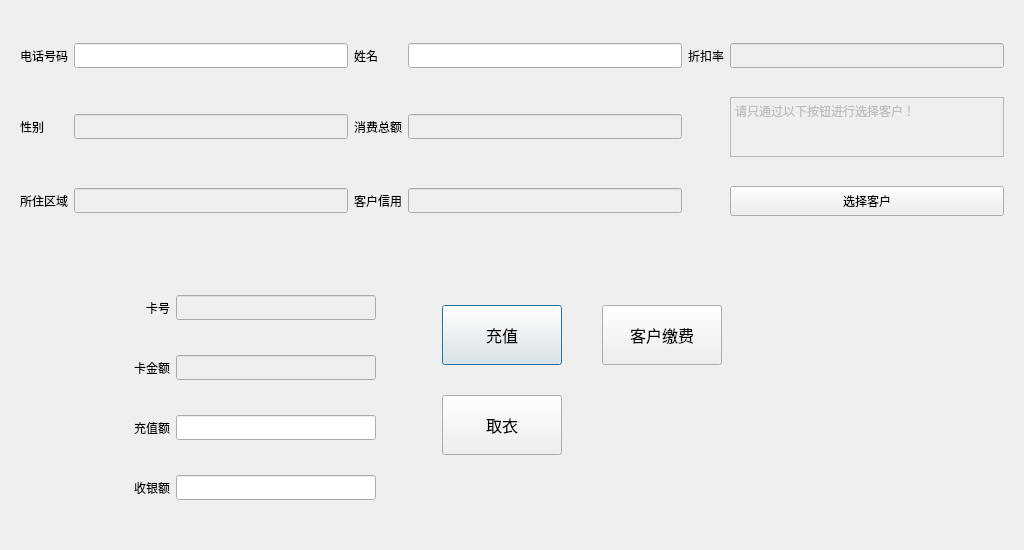
<?xml version="1.0" encoding="UTF-8"?>
<ui version="4.0">
 <class>dlgCustomerRecharge</class>
 <widget class="QDialog" name="dlgCustomerRecharge">
  <property name="geometry">
   <rect>
    <x>0</x>
    <y>0</y>
    <width>1024</width>
    <height>550</height>
   </rect>
  </property>
  <property name="minimumSize">
   <size>
    <width>1024</width>
    <height>550</height>
   </size>
  </property>
  <property name="maximumSize">
   <size>
    <width>1024</width>
    <height>480</height>
   </size>
  </property>
  <property name="windowTitle">
   <string>充值</string>
  </property>
  <layout class="QGridLayout" name="gridLayout">
   <item row="1" column="0">
    <widget class="QWidget" name="widget_2" native="true">
     <property name="font">
      <font>
       <family>微软雅黑</family>
      </font>
     </property>
     <layout class="QGridLayout" name="gridLayout_3">
      <item row="1" column="1">
       <widget class="QLineEdit" name="LeCardMoney">
        <property name="enabled">
         <bool>false</bool>
        </property>
        <property name="minimumSize">
         <size>
          <width>200</width>
          <height>0</height>
         </size>
        </property>
        <property name="maximumSize">
         <size>
          <width>200</width>
          <height>16777215</height>
         </size>
        </property>
        <property name="font">
         <font>
          <family>微软雅黑</family>
         </font>
        </property>
       </widget>
      </item>
      <item row="0" column="2" rowspan="4">
       <widget class="QWidget" name="widget_3" native="true">
        <property name="font">
         <font>
          <family>微软雅黑</family>
         </font>
        </property>
        <widget class="QPushButton" name="BtnRecharge">
         <property name="geometry">
          <rect>
           <x>60</x>
           <y>10</y>
           <width>120</width>
           <height>60</height>
          </rect>
         </property>
         <property name="minimumSize">
          <size>
           <width>120</width>
           <height>60</height>
          </size>
         </property>
         <property name="font">
          <font>
           <family>微软雅黑</family>
           <pointsize>12</pointsize>
          </font>
         </property>
         <property name="text">
          <string>充值</string>
         </property>
        </widget>
        <widget class="QPushButton" name="BtnPayForHaveNotPay">
         <property name="geometry">
          <rect>
           <x>220</x>
           <y>10</y>
           <width>120</width>
           <height>60</height>
          </rect>
         </property>
         <property name="minimumSize">
          <size>
           <width>120</width>
           <height>60</height>
          </size>
         </property>
         <property name="font">
          <font>
           <family>微软雅黑</family>
           <pointsize>12</pointsize>
          </font>
         </property>
         <property name="text">
          <string>客户缴费</string>
         </property>
        </widget>
        <widget class="QPushButton" name="pushButton">
         <property name="geometry">
          <rect>
           <x>60</x>
           <y>100</y>
           <width>120</width>
           <height>60</height>
          </rect>
         </property>
         <property name="minimumSize">
          <size>
           <width>120</width>
           <height>60</height>
          </size>
         </property>
         <property name="font">
          <font>
           <pointsize>12</pointsize>
          </font>
         </property>
         <property name="text">
          <string>取衣</string>
         </property>
        </widget>
       </widget>
      </item>
      <item row="0" column="1">
       <widget class="QLineEdit" name="LeCardID">
        <property name="enabled">
         <bool>false</bool>
        </property>
        <property name="minimumSize">
         <size>
          <width>200</width>
          <height>0</height>
         </size>
        </property>
        <property name="maximumSize">
         <size>
          <width>200</width>
          <height>16777215</height>
         </size>
        </property>
        <property name="font">
         <font>
          <family>微软雅黑</family>
         </font>
        </property>
       </widget>
      </item>
      <item row="3" column="1">
       <widget class="QLineEdit" name="LeInput">
        <property name="minimumSize">
         <size>
          <width>200</width>
          <height>0</height>
         </size>
        </property>
        <property name="maximumSize">
         <size>
          <width>200</width>
          <height>16777215</height>
         </size>
        </property>
        <property name="font">
         <font>
          <family>微软雅黑</family>
         </font>
        </property>
       </widget>
      </item>
      <item row="2" column="1">
       <widget class="QLineEdit" name="LeRecharge">
        <property name="minimumSize">
         <size>
          <width>200</width>
          <height>0</height>
         </size>
        </property>
        <property name="maximumSize">
         <size>
          <width>200</width>
          <height>16777215</height>
         </size>
        </property>
        <property name="font">
         <font>
          <family>微软雅黑</family>
         </font>
        </property>
       </widget>
      </item>
      <item row="0" column="0">
       <widget class="QLabel" name="label_8">
        <property name="maximumSize">
         <size>
          <width>150</width>
          <height>16777215</height>
         </size>
        </property>
        <property name="font">
         <font>
          <family>微软雅黑</family>
         </font>
        </property>
        <property name="text">
         <string>卡号</string>
        </property>
        <property name="alignment">
         <set>Qt::AlignRight|Qt::AlignTrailing|Qt::AlignVCenter</set>
        </property>
       </widget>
      </item>
      <item row="1" column="0">
       <widget class="QLabel" name="label_9">
        <property name="maximumSize">
         <size>
          <width>150</width>
          <height>16777215</height>
         </size>
        </property>
        <property name="font">
         <font>
          <family>微软雅黑</family>
         </font>
        </property>
        <property name="text">
         <string>卡金额</string>
        </property>
        <property name="alignment">
         <set>Qt::AlignRight|Qt::AlignTrailing|Qt::AlignVCenter</set>
        </property>
       </widget>
      </item>
      <item row="2" column="0">
       <widget class="QLabel" name="label_10">
        <property name="maximumSize">
         <size>
          <width>150</width>
          <height>16777215</height>
         </size>
        </property>
        <property name="font">
         <font>
          <family>微软雅黑</family>
         </font>
        </property>
        <property name="text">
         <string>充值额</string>
        </property>
        <property name="alignment">
         <set>Qt::AlignRight|Qt::AlignTrailing|Qt::AlignVCenter</set>
        </property>
       </widget>
      </item>
      <item row="3" column="0">
       <widget class="QLabel" name="label_11">
        <property name="maximumSize">
         <size>
          <width>150</width>
          <height>16777215</height>
         </size>
        </property>
        <property name="font">
         <font>
          <family>微软雅黑</family>
         </font>
        </property>
        <property name="text">
         <string>收银额</string>
        </property>
        <property name="alignment">
         <set>Qt::AlignRight|Qt::AlignTrailing|Qt::AlignVCenter</set>
        </property>
       </widget>
      </item>
     </layout>
    </widget>
   </item>
   <item row="0" column="0">
    <widget class="QWidget" name="widget" native="true">
     <property name="maximumSize">
      <size>
       <width>16777215</width>
       <height>240</height>
      </size>
     </property>
     <property name="font">
      <font>
       <family>微软雅黑</family>
      </font>
     </property>
     <layout class="QGridLayout" name="gridLayout_2">
      <item row="0" column="2">
       <widget class="QLabel" name="label_6">
        <property name="font">
         <font>
          <family>微软雅黑</family>
         </font>
        </property>
        <property name="text">
         <string>姓名</string>
        </property>
       </widget>
      </item>
      <item row="1" column="3">
       <widget class="QLineEdit" name="LeSpend">
        <property name="enabled">
         <bool>false</bool>
        </property>
        <property name="font">
         <font>
          <family>微软雅黑</family>
         </font>
        </property>
       </widget>
      </item>
      <item row="0" column="1">
       <widget class="QLineEdit" name="LePhone">
        <property name="enabled">
         <bool>true</bool>
        </property>
        <property name="font">
         <font>
          <family>微软雅黑</family>
         </font>
        </property>
       </widget>
      </item>
      <item row="0" column="5">
       <widget class="QLineEdit" name="LeDiscount">
        <property name="enabled">
         <bool>false</bool>
        </property>
        <property name="font">
         <font>
          <family>微软雅黑</family>
         </font>
        </property>
       </widget>
      </item>
      <item row="1" column="0">
       <widget class="QLabel" name="label">
        <property name="font">
         <font>
          <family>微软雅黑</family>
         </font>
        </property>
        <property name="text">
         <string>性别</string>
        </property>
       </widget>
      </item>
      <item row="0" column="0">
       <widget class="QLabel" name="label_2">
        <property name="font">
         <font>
          <family>微软雅黑</family>
         </font>
        </property>
        <property name="text">
         <string>电话号码</string>
        </property>
       </widget>
      </item>
      <item row="2" column="3">
       <widget class="QLineEdit" name="LeCredit">
        <property name="enabled">
         <bool>false</bool>
        </property>
        <property name="font">
         <font>
          <family>微软雅黑</family>
         </font>
        </property>
       </widget>
      </item>
      <item row="1" column="1">
       <widget class="QLineEdit" name="LeGender">
        <property name="enabled">
         <bool>false</bool>
        </property>
        <property name="font">
         <font>
          <family>微软雅黑</family>
         </font>
        </property>
       </widget>
      </item>
      <item row="2" column="1">
       <widget class="QLineEdit" name="LeAddress">
        <property name="enabled">
         <bool>false</bool>
        </property>
        <property name="font">
         <font>
          <family>微软雅黑</family>
         </font>
        </property>
       </widget>
      </item>
      <item row="2" column="2">
       <widget class="QLabel" name="label_4">
        <property name="font">
         <font>
          <family>微软雅黑</family>
         </font>
        </property>
        <property name="text">
         <string>客户信用</string>
        </property>
       </widget>
      </item>
      <item row="2" column="0">
       <widget class="QLabel" name="label_3">
        <property name="font">
         <font>
          <family>微软雅黑</family>
         </font>
        </property>
        <property name="text">
         <string>所住区域</string>
        </property>
       </widget>
      </item>
      <item row="2" column="5">
       <widget class="QPushButton" name="BtnSelectCustomer">
        <property name="minimumSize">
         <size>
          <width>100</width>
          <height>30</height>
         </size>
        </property>
        <property name="font">
         <font>
          <family>微软雅黑</family>
         </font>
        </property>
        <property name="text">
         <string>选择客户</string>
        </property>
       </widget>
      </item>
      <item row="1" column="2">
       <widget class="QLabel" name="label_5">
        <property name="font">
         <font>
          <family>微软雅黑</family>
         </font>
        </property>
        <property name="text">
         <string>消费总额</string>
        </property>
       </widget>
      </item>
      <item row="0" column="3">
       <widget class="QLineEdit" name="LeName">
        <property name="font">
         <font>
          <family>微软雅黑</family>
         </font>
        </property>
       </widget>
      </item>
      <item row="0" column="4">
       <widget class="QLabel" name="label_7">
        <property name="font">
         <font>
          <family>微软雅黑</family>
         </font>
        </property>
        <property name="text">
         <string>折扣率</string>
        </property>
       </widget>
      </item>
      <item row="1" column="5">
       <widget class="QTextBrowser" name="textBrowser">
        <property name="enabled">
         <bool>false</bool>
        </property>
        <property name="maximumSize">
         <size>
          <width>16777215</width>
          <height>60</height>
         </size>
        </property>
        <property name="font">
         <font>
          <family>微软雅黑</family>
         </font>
        </property>
        <property name="verticalScrollBarPolicy">
         <enum>Qt::ScrollBarAlwaysOff</enum>
        </property>
        <property name="horizontalScrollBarPolicy">
         <enum>Qt::ScrollBarAlwaysOff</enum>
        </property>
        <property name="html">
         <string>&lt;!DOCTYPE HTML PUBLIC &quot;-//W3C//DTD HTML 4.0//EN&quot; &quot;http://www.w3.org/TR/REC-html40/strict.dtd&quot;&gt;
&lt;html&gt;&lt;head&gt;&lt;meta name=&quot;qrichtext&quot; content=&quot;1&quot; /&gt;&lt;style type=&quot;text/css&quot;&gt;
p, li { white-space: pre-wrap; }
&lt;/style&gt;&lt;/head&gt;&lt;body style=&quot; font-family:'微软雅黑'; font-size:9pt; font-weight:400; font-style:normal;&quot;&gt;
&lt;p style=&quot; margin-top:0px; margin-bottom:0px; margin-left:0px; margin-right:0px; -qt-block-indent:0; text-indent:0px;&quot;&gt;请只通过以下按钮进行选择客户！&lt;/p&gt;&lt;/body&gt;&lt;/html&gt;</string>
        </property>
        <property name="openLinks">
         <bool>true</bool>
        </property>
       </widget>
      </item>
     </layout>
    </widget>
   </item>
  </layout>
 </widget>
 <resources/>
 <connections/>
</ui>
